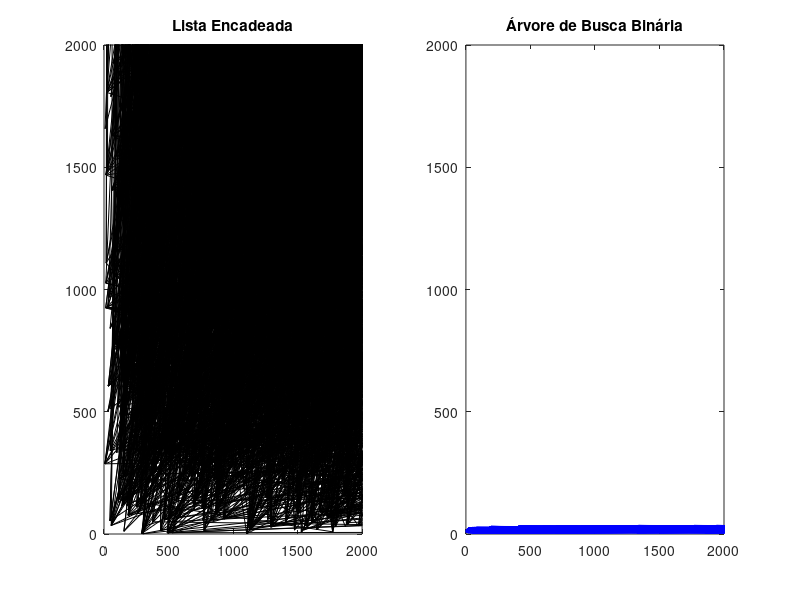

MATLAB code to generate this figure:
comp1 = csvread('lista.csv');
x1 = comp1(:,1);
y1 = comp1(:,2);

comp2 = csvread('abb.csv');
x2 = comp2(:,1);
y2 = comp2(:,2);
figure(1);

subplot(1,2,1);
plot(x1, y1, 'k');
axis([0,2000,0,2000]);
title('Lista Encadeada');

subplot(1,2,2);
plot(x2, y2, 'b');
axis([0,2000,0,2000]);
title('Árvore de Busca Binária');